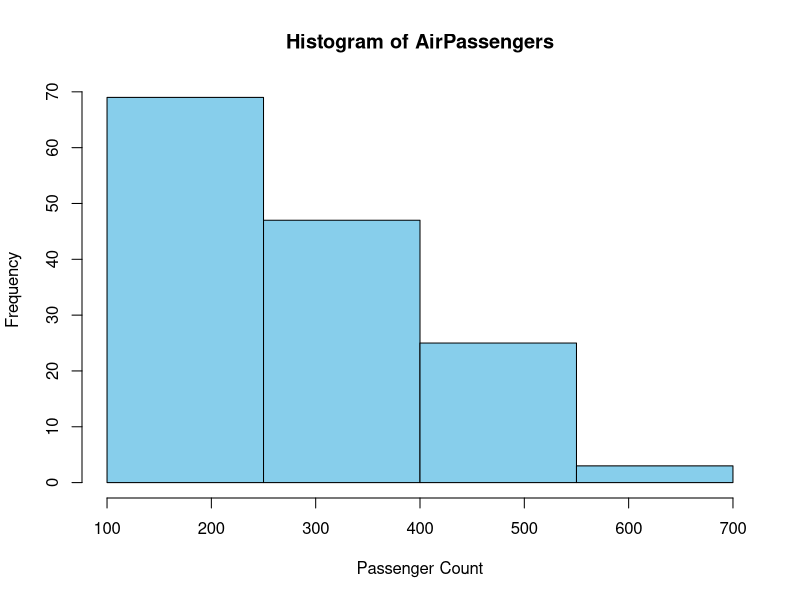

Reproduce this figure in R.
library(datasets)
data("AirPassengers")
passenger_counts <- as.numeric(AirPassengers)
start_value <- 100
end_value <- 700
bin_width <- 150
hist(passenger_counts, 
     breaks = seq(start_value, end_value, by = bin_width),
     xlab = "Passenger Count", 
     ylab = "Frequency",
     main = "Histogram of AirPassengers",
     col = "skyblue", 
     border = "black")